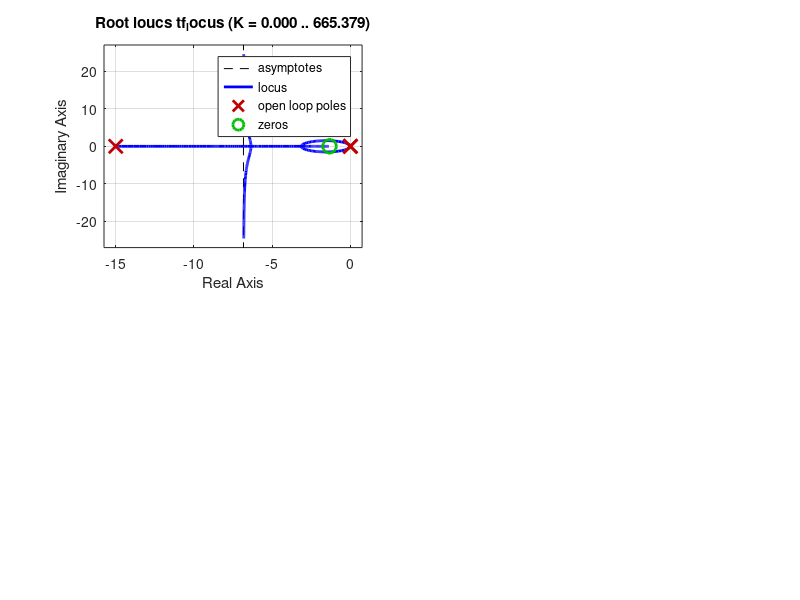

Write the MATLAB code that produced this figure. (Note: this script raises an error after producing the figure.)
% PES1UG20EC111 MAHIMA M NAIK
% CS 3

clear ;
close all;
clc;

% Plotting root locus for p = 15, 12, 11.5
% k = 15

n = [1 4/3];
d = conv([1 0 0], [0 1 15]);
tf_locus = tf(n,d);
subplot(2,2,1)
rlocus(tf_locus);
stable = rlocfind(tf_locus);
marginally_stable = rlocfind(tf_locus);
unstable = rlocfind(tf_locus);

disp("for k=15")
disp("Stable: "+ stable + newline() + "Marginally Stable:" + marginally_stable + newline() + "Unstable: " + unstable)

% k = 12

n = [1 4/3];
d = conv([1 0 0], [0 1 12]);
tf_locus = tf(n,d);
subplot(2,2,2)
rlocus(tf_locus);
stable = rlocfind(tf_locus);
marginally_stable = rlocfind(tf_locus);
unstable = rlocfind(tf_locus);

disp("For k=12")
disp("Stable: "+ stable + newline() + "Marginally Stable:" + marginally_stable + newline() + "Unstable: " + unstable)

% p = 11.5

n = [1 4/3];
d = conv([1 0 0], [0 1 11.5]);
tf_locus = tf(n,d);
subplot(2,2,3)
rlocus(tf_locus);
stable = rlocfind(tf_locus);
marginally_stable = rlocfind(tf_locus);
unstable = rlocfind(tf_locus);

disp("For k=12")
disp("Stable: "+ stable + newline() + "Marginally Stable:" + marginally_stable + newline() + "Unstable: " + unstable)